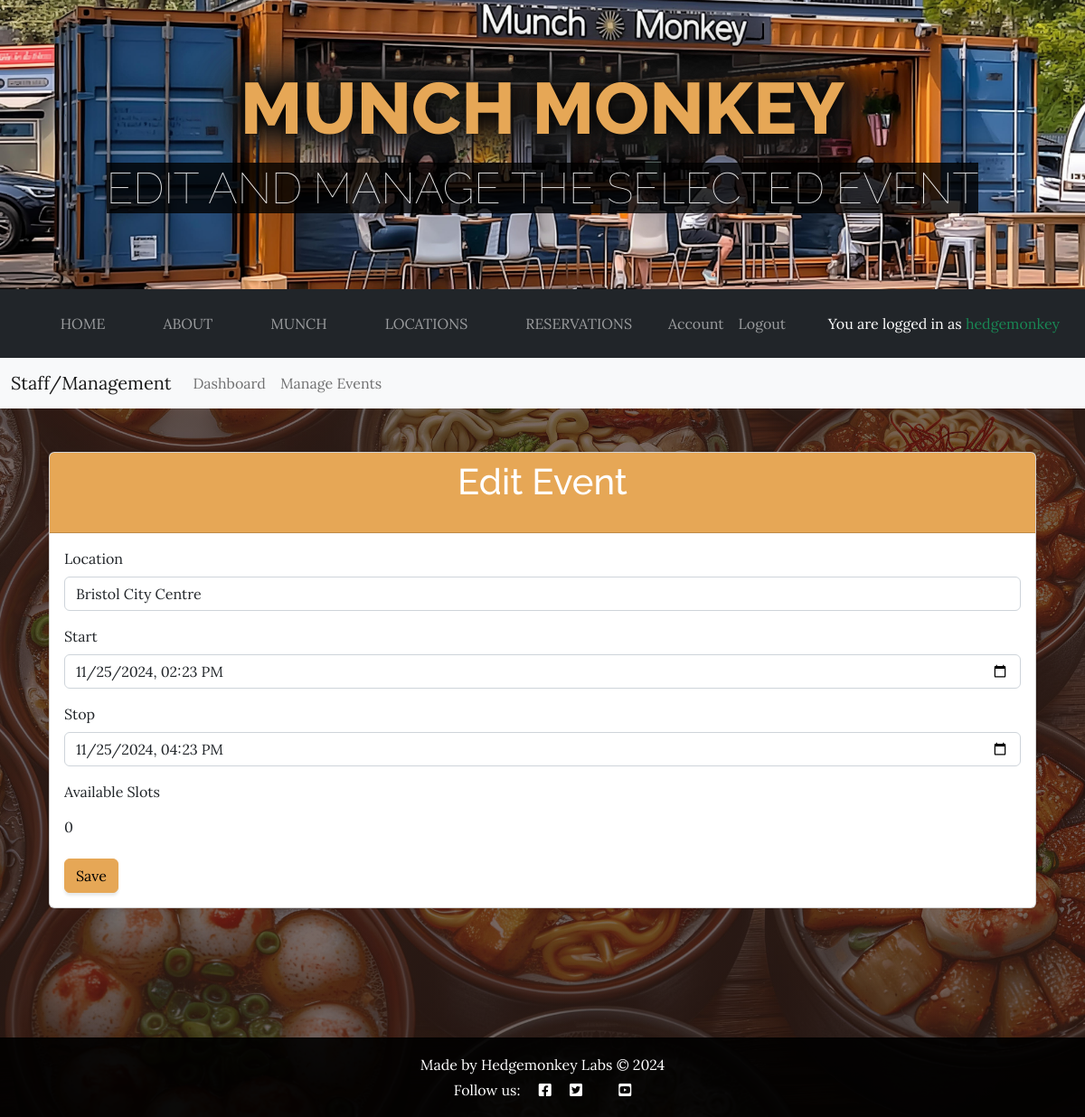
The page /staff/events/1/edit/ (signed in) on the database its author committed.
### custom_auth/models.py (models this page shows)
class CustomUser(AbstractUser):
    phone_number = models.CharField(max_length=15, blank=True, null=True)
    groups = models.ManyToManyField(
        Group,
        related_name='customuser_set',  # Add related_name to avoid conflict
        blank=True,
        help_text='The groups this user belongs to.',
        related_query_name='customuser',
    )
    user_permissions = models.ManyToManyField(
        Permission,
        related_name='customuser_set',  # Add related_name to avoid conflict
        blank=True,
        help_text='Specific permissions for this user.',
        related_query_name='customuser',
    )
    class Meta:
        verbose_name = 'User'
        verbose_name_plural = 'Users'

### booking/models.py (models this page shows, shortened)
class Event(models.Model):
    id = models.AutoField(primary_key=True)  # Primary ID Unique field
    start = models.DateTimeField()  # Start field of type DateTime
    stop = models.DateTimeField()  # Stop field of type DateTime
    location = models.CharField(max_length=255)  # Location field of type CharField
    def available_slots(self):
        return self.availability_set.filter(booking__isnull=True).count()

### booking/views.py (the view)
# urls.py: path('staff/events/<int:event_id>/edit/', views.edit_event, name='edit_event'),
@login_required
def edit_event(request, event_id):
    event = get_object_or_404(Event, id=event_id)
    available_slots = event.available_slots()
    return render(request, 'booking/edit_event.html', {'event': event, 'available_slots': available_slots})

### booking/templates/booking/edit_event.html (shortened to what this page needs)
{% extends "base.html" %}
{% load static %}
{% load i18n %}
{% block description %}{% trans "Edit and manage the selected event" %}{% endblock description %}
{% block content %}
<div class="container mt-4">
    <div class="card">
        <div class="card-header bg-primary text-white text-center">
            <h1 class="card-title mb-4">{% trans "Edit Event" %}</h1>
        </div>
        <div class="card-body">
            <form method="post" action="{% url 'save_event' event.id %}">
                <div class="mb-3">
                    <label for="location" class="form-label">{% trans "Location" %}</label>
                    <input type="text" class="form-control" id="location" name="location" value="{{ event.location }}" required>
                </div>
                <div class="mb-3">
                    <label for="start" class="form-label">{% trans "Start" %}</label>
                    <input type="datetime-local" class="form-control" id="start" name="start" value="{{ event.start|date:'Y-m-d\TH:i' }}" required>
                </div>
                <div class="mb-3">
                    <label for="stop" class="form-label">{% trans "Stop" %}</label>
                    <input type="datetime-local" class="form-control" id="stop" name="stop" value="{{ event.stop|date:'Y-m-d\TH:i' }}" required>
                </div>
                <div class="mb-3">
                    <label class="form-label">{% trans "Available Slots" %}</label>
                    <p class="form-control-plaintext">{{ available_slots }}</p>
                </div>
                <button type="submit" class="btn btn-primary">{% trans "Save" %}</button>
            </form>
        </div>
    </div>
</div>
{% endblock content %}

### templates/base.html (shortened to what this page needs)
{% load static %}
{% load i18n %}
{% url 'account_login' as login_url %}
{% url 'account_logout' as logout_url %}
{% url 'account_signup' as signup_url %}
{% url 'account_detail' as account_detail_url %}
<!DOCTYPE html>
<html lang="en">
<head>
    <link rel="stylesheet" href="https://cdnjs.cloudflare.com/ajax/libs/font-awesome/5.15.3/css/all.min.css">
    <link href="{% static 'css/styles.css' %}" rel="stylesheet" />
</head>
<body>
    <header class="header d-flex justify-content-center align-items-center"
        style="background-image: url('{% static 'assets/img/about.jpg' %}'); background-size: cover; background-position: center bottom;">
        <h1 class="site-heading text-center text-faded d-none d-lg-block">
            <span class="site-heading-upper text-primary mb-3 text-shadow-dark">Munch Monkey</span>
            <span class="site-heading-lower callout-primary">{% block description %}Pop-Up Munch for the masses{% endblock description %}</span>
        </h1>
    </header>
    <div class="navbar-container sticky-top">
        <nav id="mainNavbar" class="navbar navbar-expand-lg navbar-dark bg-dark">
            <div class="container-fluid">
                <div class="collapse navbar-collapse" id="navbarSupportedContent">
                    <ul class="navbar-nav mx-auto">
                        <li class="nav-item px-lg-4"><a class="nav-link text-uppercase" href="{% url 'home' %}">Home</a>
                        </li>
                        <li class="nav-item px-lg-4"><a class="nav-link text-uppercase" href="#">About</a></li>
                        <li class="nav-item px-lg-4"><a class="nav-link text-uppercase" href="#">Munch</a></li>
                        <li class="nav-item px-lg-4"><a class="nav-link text-uppercase"
                                href="{% url 'locations' %}">Locations</a></li>
                        <li class="nav-item px-lg-4"><a class="nav-link text-uppercase" href="#">Reservations</a></li>
                        {% if user.is_authenticated %}
                        <li class="nav-item">
                            <a class="nav-link" href="{{ account_detail_url }}">{% trans "Account" %}</a>
                        </li>
                        <li class="nav-item">
                            <a class="nav-link {% if request.path == logout_url %}active{% endif %}" aria-current="page"
                                href="{% url 'account_logout' %}">Logout</a>
                        </li>
                        {% endif %}
                    </ul>
                    {% if user.is_authenticated %}
                    <p class="text-end m-3 text-white">You are logged in as <span class="text-success">{{ user.username }}</span></p>
                    {% else %}
                    <p class="text-end m-3 text-white">You are <span class="text-danger">not</span> logged in.</p>
                    {% endif %}
                </div>
            </div>
        </nav>
        {% if user.is_authenticated and user.is_staff or user.is_superuser %}
        <nav id="staffNavbar" class="navbar navbar-expand-lg navbar-light bg-light">
            <div class="container-fluid">
                <a class="navbar-brand" href="#">Staff/Management</a>
                <div class="collapse navbar-collapse" id="staffNavbarContent">
                    <ul class="navbar-nav me-auto mb-2 mb-lg-0">
                        <li class="nav-item">
                            <a class="nav-link" href="{% url 'staff_dashboard' %}">Dashboard</a>
                        </li>
                        <li class="nav-item">
                            <a class="nav-link" href="{% url 'events_overview' %}">Manage Events</a>
                        </li>
                    </ul>
                </div>
            </div>
        </nav>
        {% endif %}
    </div>
    <main class="container mt-5 mb-5 main-content">
        {% block content %}
        {% endblock %}
    </main>
    <footer class="footer mt-auto py-3 dark-bg sticky-bottom" style="bottom: 0;">
        {% block copyright %}
        <p class="m-0 text-center text-white">Made by Hedgemonkey Labs &copy; 2024</p>
        {% endblock copyright %}
        <p class="m-0 text-center text-white">Follow us: <i class="fab fa-facebook-square ms-3"></i>
            <i class="fab fa-twitter-square ms-3"></i>
            <i class="fab fa-youtube-square ms-3"></i>
        </p>
    </footer>
</body>
</body>
</html>

### rows shown on the page
CustomUser: username "hedgemonkey"
Event: location "Bristol City Centre", start "11/25/2024 14:23", stop "11/25/2024 16:23"

### other values the page prints
{{ available_slots }} "0"
